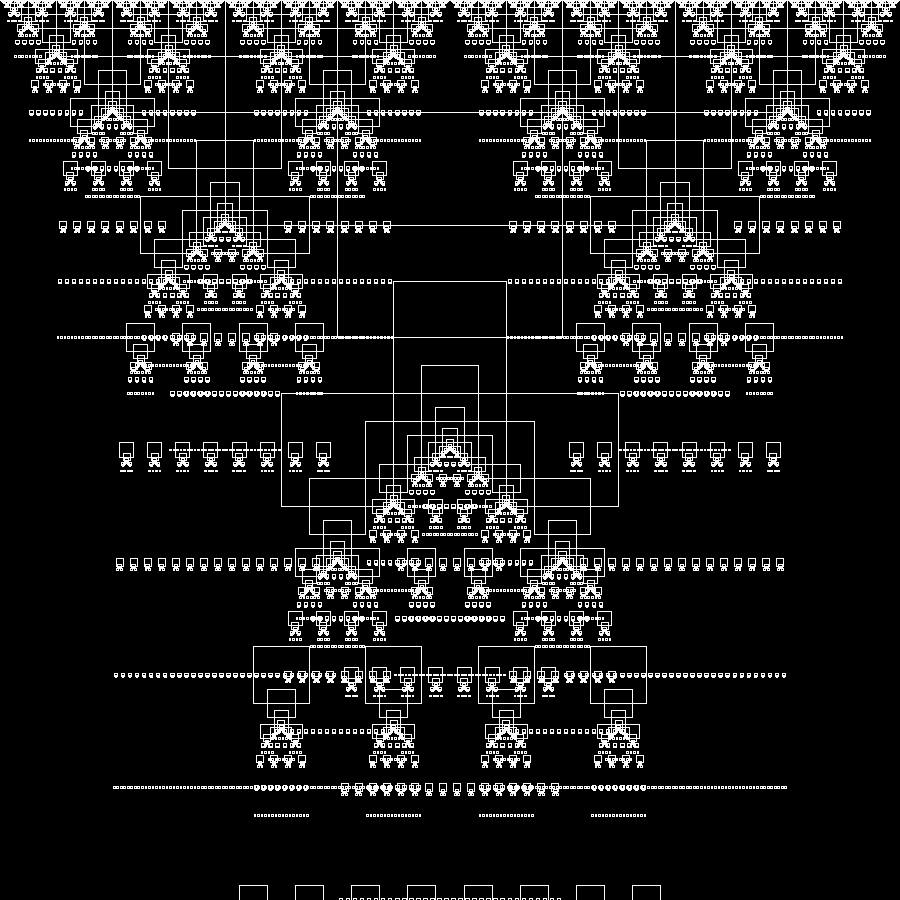
Frame 1 (no input)
Frame 60 (the mouse pressed at the canvas centre just before this capture): identical to frame 1, image omitted
Frame 120 (the mouse held since frame 60 and released just before this capture): identical to frame 1, image omitted

The Processing sketch that drew this single still picture (run headless with seeded random() and noise(); from frame 60 on, the mouse is pressed at the canvas centre):

// Processing sketch: processing_113372
// ── processing_113372.pde

void setup(){
  size(900,900);
  rectMode(CENTER);
  background(0);
  doIt(width/2, 0, width/2);
}

void draw(){
}


void doIt(float x, float y, float d){
  if(d < 1){ return;}
  pushMatrix();
  noFill();
  stroke(250);
  translate(x, y);
  rect(0, 0, d, d);
  doIt(d/2, y, d/2);
  doIt(-d/2, y, d/2);
  doIt(0,d/2, d/2);
  popMatrix();
}
